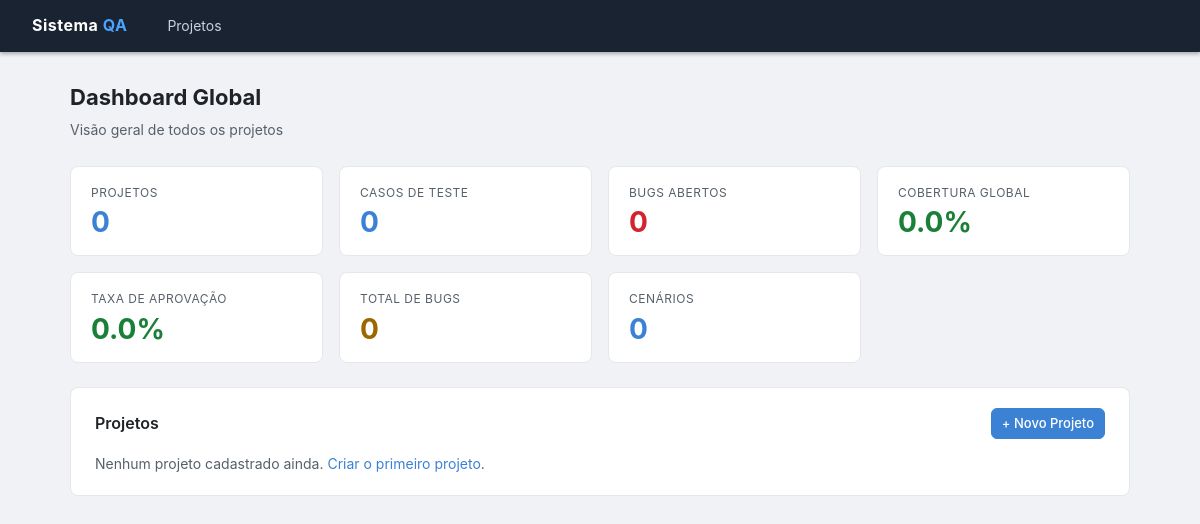
Before: / with the older database file.
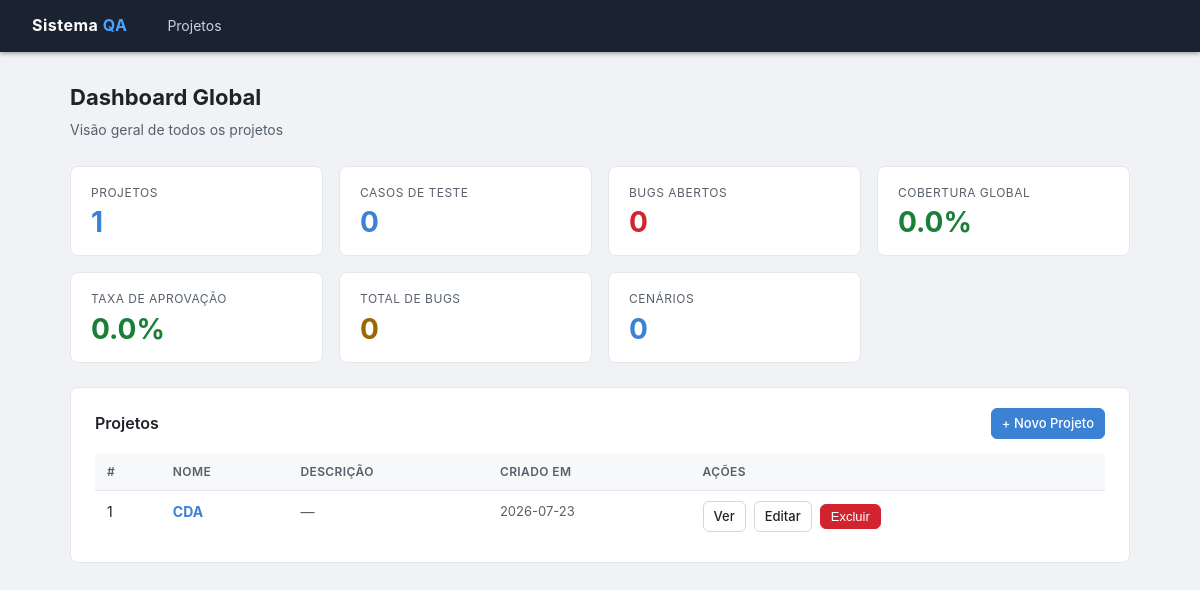
After: the same page with the newer database file.
### tables this page shows
CREATE TABLE projects (
                id          INTEGER PRIMARY KEY AUTOINCREMENT,
                name        TEXT    NOT NULL UNIQUE,
                description TEXT,
                created_at  TEXT    NOT NULL
            );

### web/app.py (the view)
@app.route("/")
def index():
    summary = rep_mod.get_global_summary()
    projects = proj_mod.list_projects()
    return render_template("index.html", summary=summary, projects=projects)

### modules/database.py (called while the page is built)
def get_connection() -> sqlite3.Connection:
    conn = sqlite3.connect(DB_PATH)
    conn.row_factory = sqlite3.Row
    conn.execute("PRAGMA foreign_keys = ON")
    return conn

### modules/projects.py (called while the page is built)
def list_projects() -> list:
    with get_connection() as conn:
        rows = conn.execute("SELECT * FROM projects ORDER BY created_at DESC").fetchall()
        return [dict(r) for r in rows]

### web/templates/index.html (shortened to what this page needs)
{% extends "base.html" %}
{% block content %}
<div class="page-header">
  <h1>Dashboard Global</h1>
  <p>Visão geral de todos os projetos</p>
</div>
<div class="grid grid-4" style="margin-bottom:24px;">
  <div class="kpi blue">
    <div class="label">Projetos</div>
    <div class="value">{{ summary.total_projects }}</div>
  </div>
  <div class="kpi blue">
    <div class="label">Casos de Teste</div>
    <div class="value">{{ summary.total_cases }}</div>
  </div>
  <div class="kpi red">
    <div class="label">Bugs Abertos</div>
    <div class="value">{{ summary.open_bugs }}</div>
  </div>
  <div class="kpi green">
    <div class="label">Cobertura Global</div>
    <div class="value">{{ summary.global_coverage }}%</div>
  </div>
  <div class="kpi green">
    <div class="label">Taxa de Aprovação</div>
    <div class="value">{{ summary.global_pass_rate }}%</div>
  </div>
  <div class="kpi yellow">
    <div class="label">Total de Bugs</div>
    <div class="value">{{ summary.total_bugs }}</div>
  </div>
  <div class="kpi blue">
    <div class="label">Cenários</div>
    <div class="value">{{ summary.total_scenarios }}</div>
  </div>
</div>
<div class="card">
  <div style="display:flex; justify-content:space-between; align-items:center; margin-bottom:14px;">
    <h2 style="margin:0;">Projetos</h2>
    <a class="btn btn-primary btn-sm" href="{{ url_for('projeto_novo') }}">+ Novo Projeto</a>
  </div>
  {% if not projects %}
    <p style="color:#57606a; font-size:14px;">Nenhum projeto cadastrado ainda.
      <a href="{{ url_for('projeto_novo') }}">Criar o primeiro projeto</a>.
    </p>
  {% else %}
  <table>
    <thead>
      <tr>
        <th>#</th>
        <th>Nome</th>
        <th>Descrição</th>
        <th>Criado em</th>
        <th>Ações</th>
      </tr>
    </thead>
    <tbody>
    {% for p in projects %}
      <tr>
        <td>{{ p.id }}</td>
        <td><a href="{{ url_for('projeto_detalhe', project_id=p.id) }}"><strong>{{ p.name }}</strong></a></td>
        <td style="color:#57606a;">{{ p.description or '—' }}</td>
        <td style="color:#57606a; font-size:13px; white-space:nowrap;">{{ p.created_at[:10] }}</td>
        <td>
          <div class="btn-group">
            <a class="btn btn-outline btn-sm" href="{{ url_for('projeto_detalhe', project_id=p.id) }}">Ver</a>
            <a class="btn btn-outline btn-sm" href="{{ url_for('projeto_editar', project_id=p.id) }}">Editar</a>
            <form class="inline-form" action="{{ url_for('projeto_excluir', project_id=p.id) }}" method="post"
                  onsubmit="return confirm('Excluir projeto \'{{ p.name }}\'? Todos os dados serão removidos.')">
              <button class="btn btn-danger btn-sm" type="submit">Excluir</button>
            </form>
          </div>
        </td>
      </tr>
    {% endfor %}
    </tbody>
  </table>
  {% endif %}
</div>
{% endblock %}

### web/templates/base.html (shortened to what this page needs)
<!DOCTYPE html>
<html lang="pt-BR">
<head>
</head>
<body>
<nav>
  <a class="brand" href="{{ url_for('index') }}">Sistema <span>QA</span></a>
  <a href="{{ url_for('projetos') }}">Projetos</a>
</nav>
<main>
  {% block content %}{% endblock %}
</main>
</body>
</html>

### web/templates/base.html (style rules this page uses)
*, *::before, *::after { box-sizing: border-box; margin: 0; padding: 0; }
body { font-family: -apple-system, "Segoe UI", system-ui, sans-serif; font-size: 15px; line-height: 1.6; background: #f0f2f5; color: #1f2328; }
a { color: #3b82d4; text-decoration: none; }
nav { background: #1a2332; color: #fff; padding: 0 24px; display: flex; align-items: center; gap: 24px; height: 52px; position: sticky; top: 0; z-index: 100; box-shadow: 0 2px 4px rgba(0,0,0,.3); }
nav .brand { font-weight: 700; font-size: 16px; color: #fff; letter-spacing: .5px; }
nav .brand span { color: #4ca3ff; }
nav a { color: #c9d1d9; font-size: 14px; padding: 4px 8px; border-radius: 4px; }
main { max-width: 1100px; margin: 0 auto; padding: 28px 20px 60px; }
.page-header { margin-bottom: 24px; }
.page-header h1 { font-size: 22px; font-weight: 700; }
.page-header p { color: #57606a; font-size: 14px; margin-top: 4px; }
.card { background: #fff; border: 1px solid #e5e7eb; border-radius: 8px; padding: 20px 24px; margin-bottom: 20px; }
.card h2 { font-size: 16px; font-weight: 600; margin-bottom: 14px; color: #1f2328; }
.grid { display: grid; gap: 16px; }
.grid-4 { grid-template-columns: repeat(auto-fill, minmax(200px, 1fr)); }
.kpi { background: #fff; border: 1px solid #e5e7eb; border-radius: 8px; padding: 16px 20px; }
.kpi .label { font-size: 12px; color: #57606a; text-transform: uppercase; letter-spacing: .5px; }
.kpi .value { font-size: 28px; font-weight: 700; line-height: 1.2; margin-top: 4px; }
.kpi.red .value { color: #d1242f; }
.kpi.green .value { color: #1a7f37; }
.kpi.blue .value { color: #3b82d4; }
.kpi.yellow .value { color: #9a6700; }
.btn { display: inline-flex; align-items: center; gap: 6px; padding: 7px 14px; border-radius: 6px; font-size: 14px; font-weight: 500; cursor: pointer; border: 1px solid transparent; }
.btn-primary { background: #3b82d4; color: #fff; border-color: #3b82d4; }
.btn-danger { background: #d1242f; color: #fff; border-color: #d1242f; }
.btn-outline { background: #fff; color: #1f2328; border-color: #d0d7de; }
.btn-sm { padding: 4px 10px; font-size: 13px; }
.btn-group { display: flex; gap: 8px; flex-wrap: wrap; align-items: center; }
table { width: 100%; border-collapse: collapse; font-size: 14px; }
th { background: #f6f8fa; text-align: left; padding: 9px 12px; font-size: 12px; font-weight: 600; color: #57606a; text-transform: uppercase; letter-spacing: .4px; border-bottom: 1px solid #e5e7eb; }
td { padding: 10px 12px; border-bottom: 1px solid #f0f2f5; vertical-align: top; }
tr:last-child td { border-bottom: none; }
.inline-form { display: inline; }

Changed rows visible on the page:
added projects: id "1", name "CDA", description "—", created_at "2026-07-23"
Other visible differences:
{{ summary.total_projects }}: "0" → "1"
text no longer shown: "Nenhum projeto cadastrado ainda. Criar o primeiro projeto ."
text now shown: "# NOME DESCRIÇÃO CRIADO EM AÇÕES"
